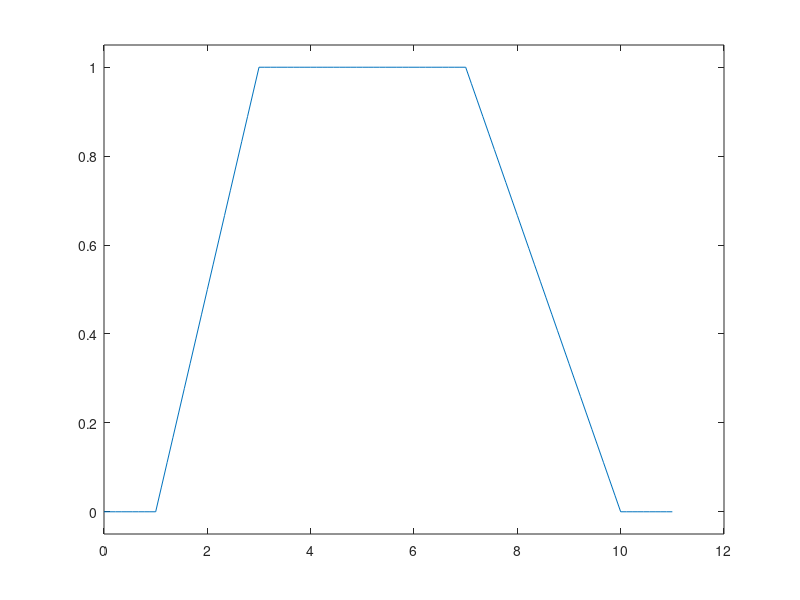

This chart was generated by the following MATLAB code:
function out = trapParams()
    x = linspace(0,11,100);
    y = trapmf(x,[1 3 7 10]);
    plot(x,y);
    ylim([-0.05 1.05])
    out = y;
end
trapParams();